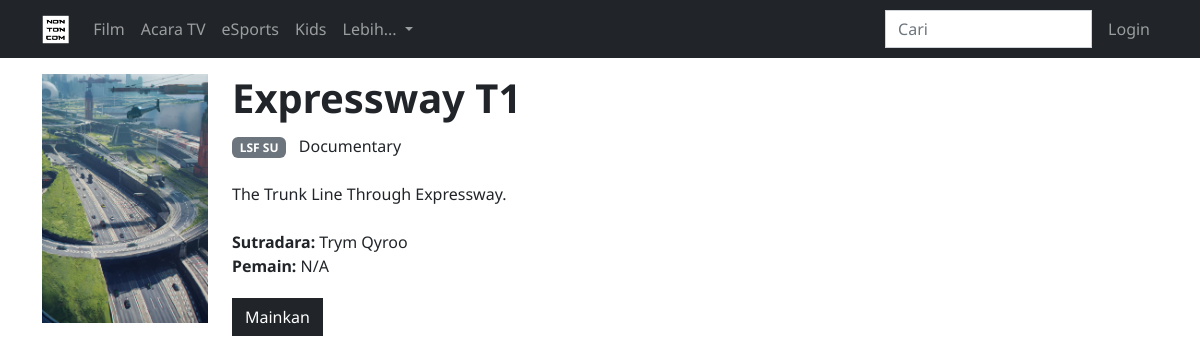
Screenshot of /info.php?id=12 with the database file from the repository.
### tables this page shows
create table videos
(
    id       int auto_increment
        primary key,
    title    varchar(100)  not null,
    poster   varchar(200)  not null,
    teaser   varchar(1000) not null,
    type     varchar(10)   not null,
    genre    varchar(100)  not null,
    rating   varchar(10)   not null,
    director varchar(100)  not null,
    actor    varchar(200)  not null,
    video    varchar(1000) not null
);

### info.php (the view, shortened to what this page needs)
<?php
    require_once "includes/connect.php";
    if (isset($_GET["id"])) {
        $id = $_GET["id"];
        $stmt = "SELECT * FROM videos WHERE id = ?";
        $sth = $connect->prepare($stmt);
        $sth->execute(array($id));
        $details = $sth->fetchAll(PDO::FETCH_ASSOC);
    }
?>
<!DOCTYPE html>
<html lang="en">
<head>
    <link rel="stylesheet" href="/assets/css/style.css">
<body>
    <?php include "includes/header.php"; ?>
    <div class="container pt-3">
        <?php
        foreach ($details as $detail) {
            echo '<div class="row">';
                echo '<div class="col-2">';
                    echo '<img src="/assets/images/posters/'.$detail["poster"].'" class="img-fluid">';
                echo '</div>';
                echo '<div class="col-8">';
                    echo '<h1>'.$detail["title"].'</h1>';
                    echo '<p class="py-1"><span class="badge bg-secondary">'.$detail["rating"].'</span>&nbsp;&nbsp;&nbsp;'.$detail["genre"].'</p>';
                    echo '<p class="py-1">'.$detail["teaser"].'</p>';
                    echo '<p class="py-1">';
                        echo '<b>Sutradara: </b>'.$detail["director"].'<br>';
                        echo '<b>Pemain: </b>'.$detail["actor"];
                    echo '</p>';
                    echo '<a href="watch.php?id='.$detail["id"].'" class="btn btn-dark">Mainkan</a> ';
                echo '</div>';
        }
        ?>
    </div>
</body>
</html>

### rows the page displays
videos: poster (picture), title "Expressway T1", rating "LSF SU", genre "Documentary", teaser "The Trunk Line Through Expressway.", director "Trym Qyroo", actor "N/A"
